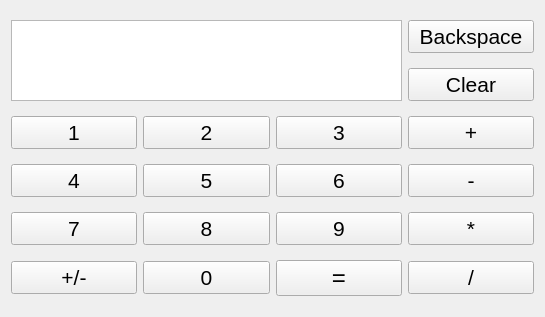
<?xml version="1.0" encoding="UTF-8"?>
<ui version="4.0">
 <class>Form</class>
 <widget class="QWidget" name="Form">
  <property name="geometry">
   <rect>
    <x>0</x>
    <y>0</y>
    <width>545</width>
    <height>317</height>
   </rect>
  </property>
  <property name="windowTitle">
   <string>Form</string>
  </property>
  <layout class="QGridLayout" name="gridLayout">
   <item row="0" column="0" rowspan="2" colspan="3">
    <widget class="QTextBrowser" name="textBrowser">
     <property name="font">
      <font>
       <pointsize>9</pointsize>
      </font>
     </property>
    </widget>
   </item>
   <item row="0" column="3">
    <widget class="QPushButton" name="btn_backspace">
     <property name="font">
      <font>
       <pointsize>16</pointsize>
      </font>
     </property>
     <property name="text">
      <string>Backspace</string>
     </property>
    </widget>
   </item>
   <item row="1" column="3">
    <widget class="QPushButton" name="btn_clear">
     <property name="font">
      <font>
       <pointsize>16</pointsize>
      </font>
     </property>
     <property name="text">
      <string>Clear</string>
     </property>
    </widget>
   </item>
   <item row="2" column="0">
    <widget class="QPushButton" name="btn_1">
     <property name="font">
      <font>
       <pointsize>16</pointsize>
      </font>
     </property>
     <property name="text">
      <string>1</string>
     </property>
    </widget>
   </item>
   <item row="2" column="1">
    <widget class="QPushButton" name="btn_2">
     <property name="font">
      <font>
       <pointsize>16</pointsize>
      </font>
     </property>
     <property name="text">
      <string>2</string>
     </property>
    </widget>
   </item>
   <item row="2" column="2">
    <widget class="QPushButton" name="btn_3">
     <property name="font">
      <font>
       <pointsize>16</pointsize>
      </font>
     </property>
     <property name="text">
      <string>3</string>
     </property>
    </widget>
   </item>
   <item row="2" column="3">
    <widget class="QPushButton" name="btn_plus">
     <property name="font">
      <font>
       <pointsize>16</pointsize>
      </font>
     </property>
     <property name="text">
      <string>+</string>
     </property>
    </widget>
   </item>
   <item row="3" column="0">
    <widget class="QPushButton" name="btn_4">
     <property name="font">
      <font>
       <pointsize>16</pointsize>
      </font>
     </property>
     <property name="text">
      <string>4</string>
     </property>
    </widget>
   </item>
   <item row="3" column="1">
    <widget class="QPushButton" name="btn_5">
     <property name="font">
      <font>
       <pointsize>16</pointsize>
      </font>
     </property>
     <property name="text">
      <string>5</string>
     </property>
    </widget>
   </item>
   <item row="3" column="2">
    <widget class="QPushButton" name="btn_6">
     <property name="font">
      <font>
       <pointsize>16</pointsize>
      </font>
     </property>
     <property name="text">
      <string>6</string>
     </property>
    </widget>
   </item>
   <item row="3" column="3">
    <widget class="QPushButton" name="btn_minus">
     <property name="font">
      <font>
       <pointsize>16</pointsize>
      </font>
     </property>
     <property name="text">
      <string>-</string>
     </property>
    </widget>
   </item>
   <item row="4" column="0">
    <widget class="QPushButton" name="btn_7">
     <property name="font">
      <font>
       <pointsize>16</pointsize>
      </font>
     </property>
     <property name="text">
      <string>7</string>
     </property>
    </widget>
   </item>
   <item row="4" column="1">
    <widget class="QPushButton" name="btn_8">
     <property name="font">
      <font>
       <pointsize>16</pointsize>
      </font>
     </property>
     <property name="text">
      <string>8</string>
     </property>
    </widget>
   </item>
   <item row="4" column="2">
    <widget class="QPushButton" name="btn_9">
     <property name="font">
      <font>
       <pointsize>16</pointsize>
      </font>
     </property>
     <property name="text">
      <string>9</string>
     </property>
    </widget>
   </item>
   <item row="4" column="3">
    <widget class="QPushButton" name="btn_multiplication">
     <property name="font">
      <font>
       <pointsize>16</pointsize>
      </font>
     </property>
     <property name="text">
      <string>*</string>
     </property>
    </widget>
   </item>
   <item row="5" column="1">
    <widget class="QPushButton" name="btn_zero">
     <property name="font">
      <font>
       <pointsize>16</pointsize>
      </font>
     </property>
     <property name="text">
      <string>0</string>
     </property>
    </widget>
   </item>
   <item row="5" column="3">
    <widget class="QPushButton" name="btn_division">
     <property name="font">
      <font>
       <pointsize>16</pointsize>
      </font>
     </property>
     <property name="text">
      <string>/</string>
     </property>
    </widget>
   </item>
   <item row="5" column="2">
    <widget class="QPushButton" name="btn_equ">
     <property name="font">
      <font>
       <pointsize>18</pointsize>
      </font>
     </property>
     <property name="text">
      <string>=</string>
     </property>
    </widget>
   </item>
   <item row="5" column="0">
    <widget class="QPushButton" name="pushButton">
     <property name="font">
      <font>
       <pointsize>16</pointsize>
      </font>
     </property>
     <property name="text">
      <string>+/-</string>
     </property>
    </widget>
   </item>
  </layout>
 </widget>
 <resources/>
 <connections/>
</ui>
